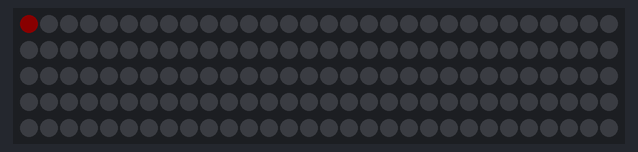
Simulated run of this sketch. Board: Arduino Uno, built with avr-gcc and run on an emulated ATmega328P. Shown: 150 RGB LEDs in strip order, left to right, continuing on the next row. Dim RGB values are drawn brighter than linear.

Above: at 0.16 s.
At 1.07 s:
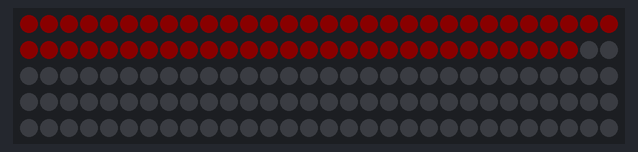
At 1.99 s:
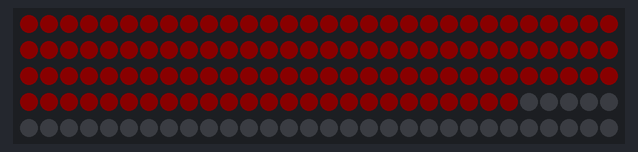
At 39.71 s:
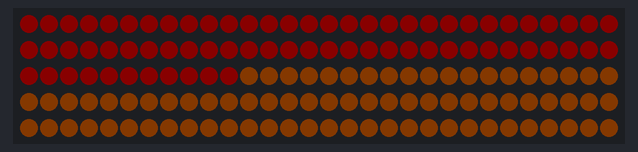

The sketch:

LedTest.ino
```cpp
#include <FastLED.h>

/* LED Essentials */
#define DATA_OUT           17
#define LED_TYPE           WS2812B
#define COLOR_TYPE         GRB
#define NUM_STRIPS         1
#define NUM_LEDS_PER_STRIP 150
#define NUM_LEDS           NUM_STRIPS * NUM_LEDS_PER_STRIP

CRGB leds[NUM_LEDS];

void setup() {
  FastLED.addLeds<NUM_STRIPS, LED_TYPE, DATA_OUT, COLOR_TYPE>(leds, NUM_LEDS_PER_STRIP);
  FastLED.clear();
  FastLED.show();
}

void loop() {
  for (int i = 0; i < NUM_LEDS; i++) {
    leds[i] = CHSV(0, 255, 50);
    FastLED.show();
    delay(10);
  }

  for (int i = 0; i < NUM_LEDS; i++) {
    leds[i] = CHSV(32, 255, 50);
    FastLED.show();
    delay(10);
  }
}
```
